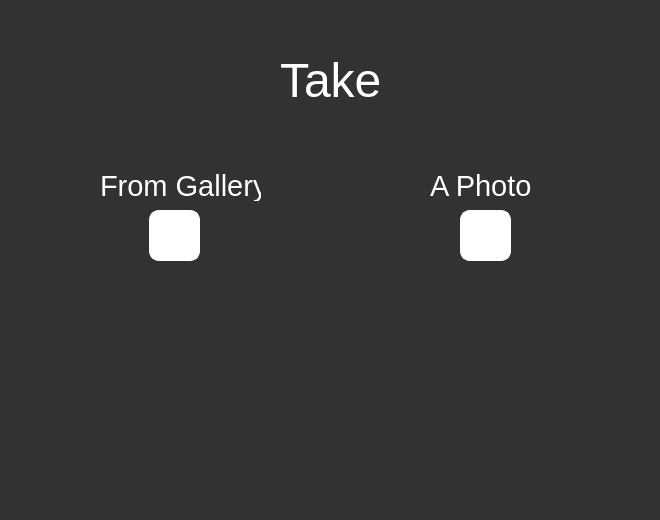
<?xml version="1.0" encoding="UTF-8"?>
<ui version="4.0">
 <class>MainWindow</class>
 <widget class="QMainWindow" name="MainWindow">
  <property name="geometry">
   <rect>
    <x>0</x>
    <y>0</y>
    <width>660</width>
    <height>520</height>
   </rect>
  </property>
  <property name="windowTitle">
   <string>MainWindow</string>
  </property>
  <property name="styleSheet">
   <string notr="true">background: rgb(50, 50, 50)</string>
  </property>
  <property name="tabShape">
   <enum>QTabWidget::Rounded</enum>
  </property>
  <widget class="QWidget" name="centralwidget">
   <widget class="QPushButton" name="pushButton">
    <property name="geometry">
     <rect>
      <x>460</x>
      <y>210</y>
      <width>51</width>
      <height>51</height>
     </rect>
    </property>
    <property name="contextMenuPolicy">
     <enum>Qt::DefaultContextMenu</enum>
    </property>
    <property name="styleSheet">
     <string notr="true">background: White;
border: 2px solid White;
border-radius: 10px</string>
    </property>
    <property name="text">
     <string/>
    </property>
    <property name="icon">
     <iconset>
      <normaloff>camera-solid.png</normaloff>camera-solid.png</iconset>
    </property>
   </widget>
   <widget class="QPushButton" name="gallery_button">
    <property name="geometry">
     <rect>
      <x>149</x>
      <y>210</y>
      <width>51</width>
      <height>51</height>
     </rect>
    </property>
    <property name="contextMenuPolicy">
     <enum>Qt::DefaultContextMenu</enum>
    </property>
    <property name="styleSheet">
     <string notr="true">background: White;
border: 2px solid White;
border-radius: 10px</string>
    </property>
    <property name="text">
     <string/>
    </property>
    <property name="icon">
     <iconset>
      <normaloff>images-solid.png</normaloff>images-solid.png</iconset>
    </property>
   </widget>
   <widget class="QLabel" name="label">
    <property name="geometry">
     <rect>
      <x>280</x>
      <y>60</y>
      <width>101</width>
      <height>41</height>
     </rect>
    </property>
    <property name="font">
     <font>
      <pointsize>36</pointsize>
     </font>
    </property>
    <property name="styleSheet">
     <string notr="true">color: White
</string>
    </property>
    <property name="text">
     <string>Take</string>
    </property>
   </widget>
   <widget class="QLabel" name="label_3">
    <property name="geometry">
     <rect>
      <x>100</x>
      <y>170</y>
      <width>161</width>
      <height>31</height>
     </rect>
    </property>
    <property name="font">
     <font>
      <pointsize>22</pointsize>
     </font>
    </property>
    <property name="styleSheet">
     <string notr="true">color: White</string>
    </property>
    <property name="text">
     <string>From Gallery</string>
    </property>
   </widget>
   <widget class="QLabel" name="label_4">
    <property name="geometry">
     <rect>
      <x>430</x>
      <y>170</y>
      <width>111</width>
      <height>31</height>
     </rect>
    </property>
    <property name="font">
     <font>
      <pointsize>22</pointsize>
     </font>
    </property>
    <property name="styleSheet">
     <string notr="true">color:White</string>
    </property>
    <property name="text">
     <string>A Photo</string>
    </property>
   </widget>
  </widget>
  <widget class="QMenuBar" name="menubar">
   <property name="geometry">
    <rect>
     <x>0</x>
     <y>0</y>
     <width>660</width>
     <height>21</height>
    </rect>
   </property>
  </widget>
  <widget class="QStatusBar" name="statusbar"/>
 </widget>
 <resources/>
 <connections/>
</ui>
